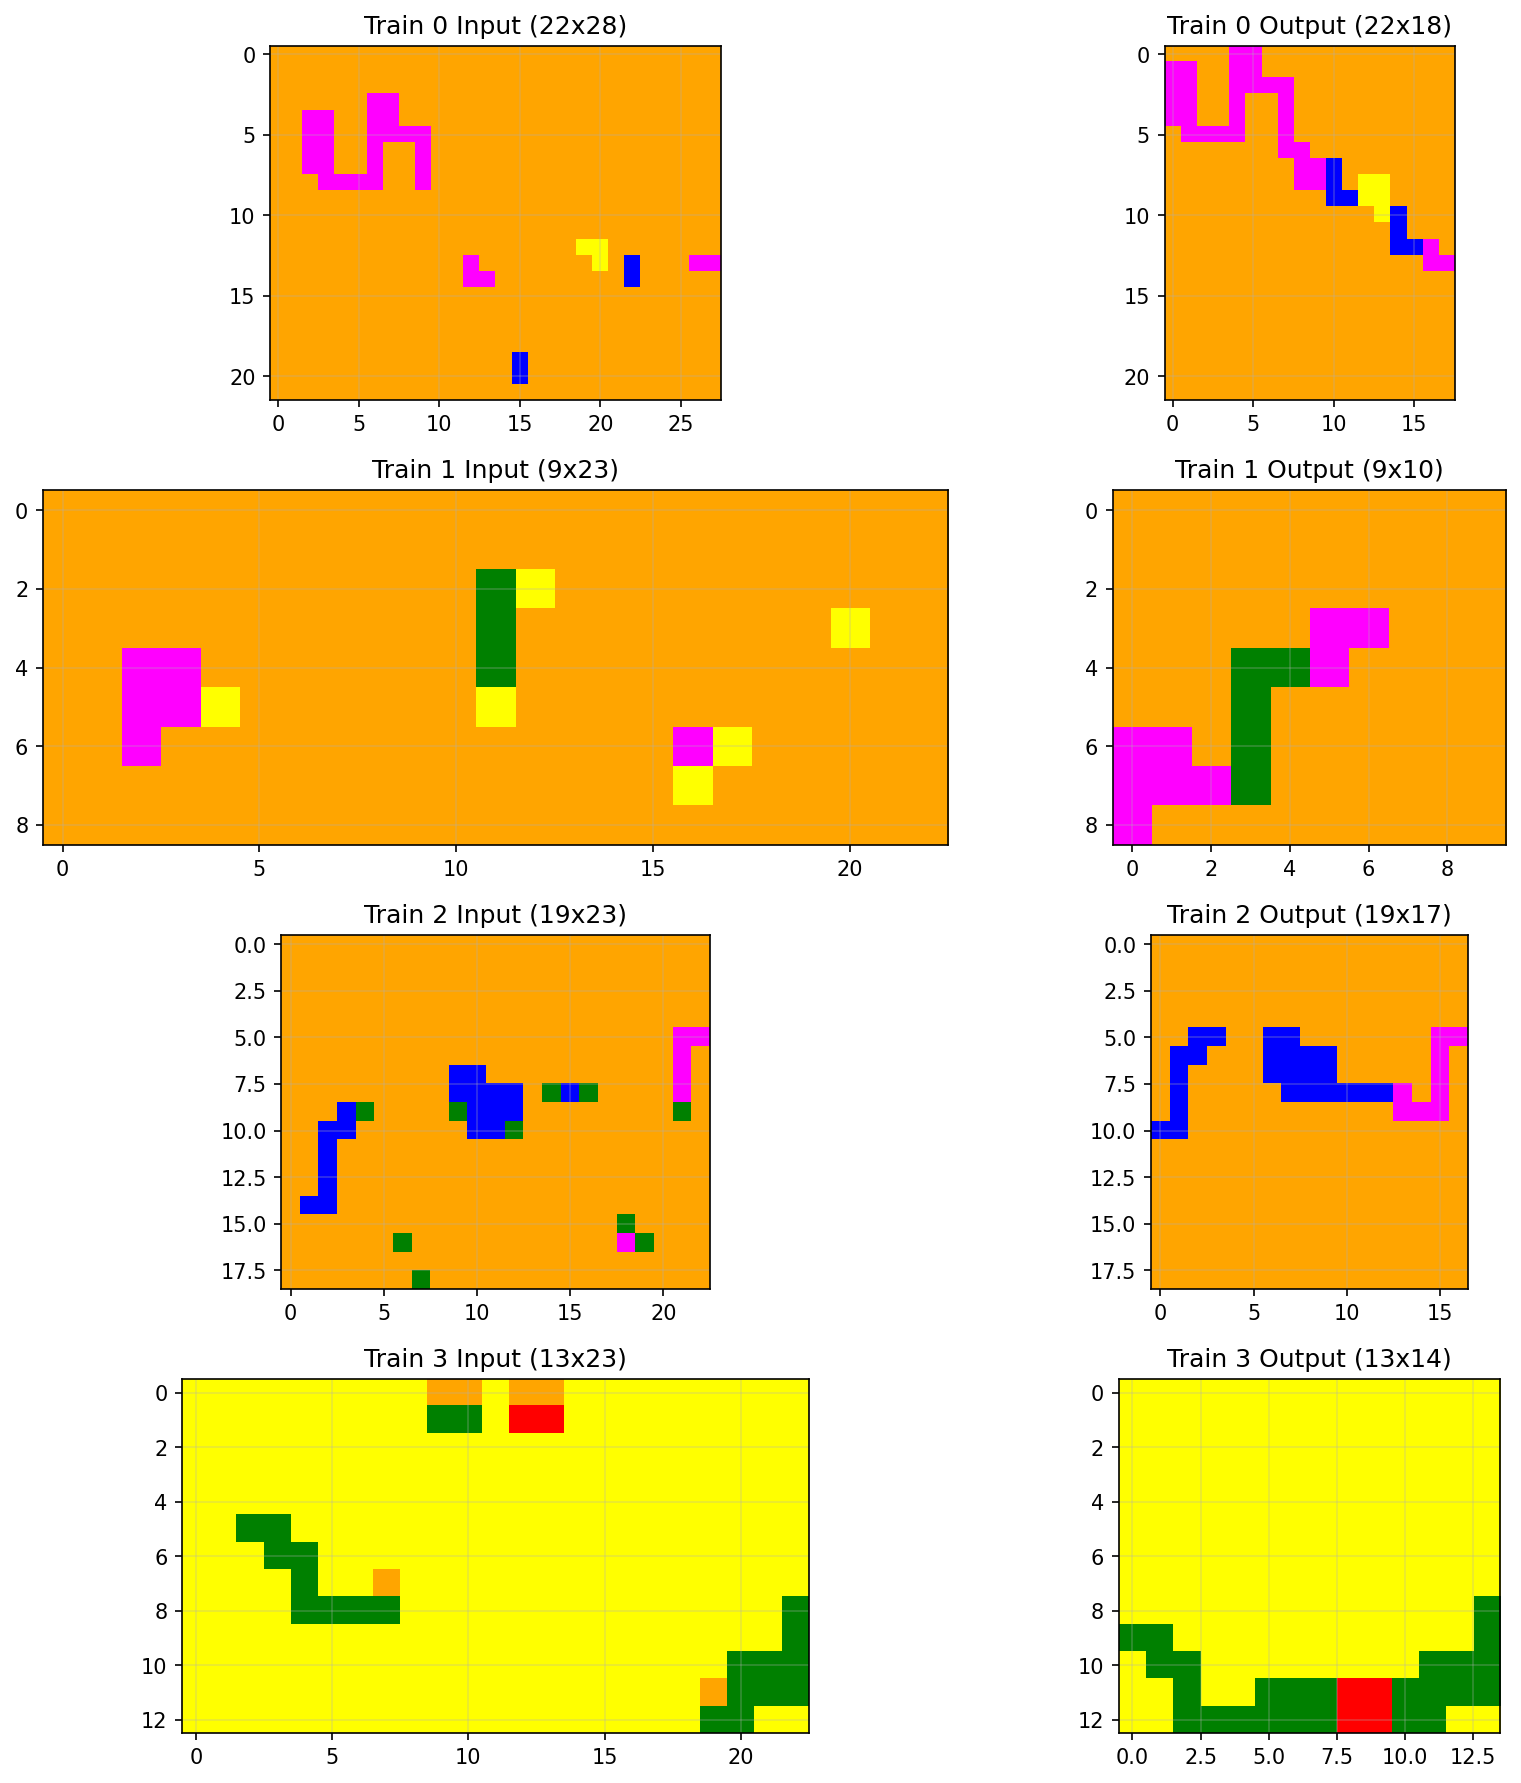

Python code for this plot:
#!/usr/bin/env python3
import json
import numpy as np
import matplotlib.pyplot as plt
import matplotlib.colors as mcolors

def load_task():
    with open('/Users/evanpieser/apr12_tasks/23da48c2.json', 'r') as f:
        return json.load(f)

def create_colormap():
    """Create colormap for ARC colors 0-9"""
    colors = ['black', 'blue', 'red', 'green', 'yellow', 'gray', 'magenta', 'orange', 'lightblue', 'brown']
    return mcolors.ListedColormap(colors)

def visualize_task(task):
    """Create visualization of all training pairs"""
    train_pairs = task['train']
    n_pairs = len(train_pairs)
    
    fig, axes = plt.subplots(n_pairs, 2, figsize=(12, 3*n_pairs))
    if n_pairs == 1:
        axes = axes.reshape(1, -1)
    
    cmap = create_colormap()
    
    for i, pair in enumerate(train_pairs):
        input_grid = np.array(pair['input'])
        output_grid = np.array(pair['output'])
        
        # Plot input
        axes[i, 0].imshow(input_grid, cmap=cmap, vmin=0, vmax=9)
        axes[i, 0].set_title(f'Train {i} Input ({input_grid.shape[0]}x{input_grid.shape[1]})')
        axes[i, 0].grid(True, alpha=0.3)
        
        # Plot output  
        axes[i, 1].imshow(output_grid, cmap=cmap, vmin=0, vmax=9)
        axes[i, 1].set_title(f'Train {i} Output ({output_grid.shape[0]}x{output_grid.shape[1]})')
        axes[i, 1].grid(True, alpha=0.3)
        
        print(f"Train {i}: {input_grid.shape[0]}x{input_grid.shape[1]} -> {output_grid.shape[0]}x{output_grid.shape[1]}")
        print(f"  Input cols removed: {input_grid.shape[1] - output_grid.shape[1]}")
    
    plt.tight_layout()
    plt.savefig('/Users/evanpieser/23da48c2_viz.png', dpi=150, bbox_inches='tight')
    plt.show()

if __name__ == "__main__":
    task = load_task()
    print("TASK 23da48c2 ANALYSIS")
    print("=" * 40)
    visualize_task(task)
